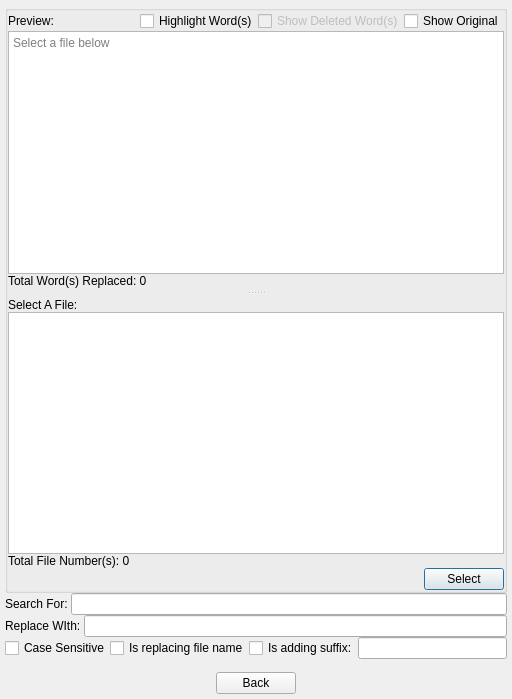
<?xml version="1.0" encoding="UTF-8"?>
<ui version="4.0">
 <class>PreviewDialog</class>
 <widget class="QDialog" name="PreviewDialog">
  <property name="geometry">
   <rect>
    <x>0</x>
    <y>0</y>
    <width>512</width>
    <height>699</height>
   </rect>
  </property>
  <property name="font">
   <font>
    <family>.AppleSystemUIFont</family>
   </font>
  </property>
  <property name="windowTitle">
   <string>Dialog</string>
  </property>
  <layout class="QVBoxLayout" name="verticalLayout_4">
   <property name="spacing">
    <number>0</number>
   </property>
   <property name="leftMargin">
    <number>5</number>
   </property>
   <property name="topMargin">
    <number>5</number>
   </property>
   <property name="rightMargin">
    <number>5</number>
   </property>
   <property name="bottomMargin">
    <number>5</number>
   </property>
   <item>
    <widget class="QGroupBox" name="previewBox">
     <property name="title">
      <string/>
     </property>
     <layout class="QVBoxLayout" name="verticalLayout_3">
      <property name="spacing">
       <number>0</number>
      </property>
      <property name="leftMargin">
       <number>0</number>
      </property>
      <property name="topMargin">
       <number>0</number>
      </property>
      <property name="rightMargin">
       <number>0</number>
      </property>
      <property name="bottomMargin">
       <number>0</number>
      </property>
      <item>
       <widget class="QSplitter" name="splitter">
        <property name="orientation">
         <enum>Qt::Orientation::Vertical</enum>
        </property>
        <property name="handleWidth">
         <number>10</number>
        </property>
        <widget class="QWidget" name="layoutWidget">
         <layout class="QVBoxLayout" name="previewLayout">
          <property name="spacing">
           <number>0</number>
          </property>
          <item>
           <layout class="QHBoxLayout" name="wordsHighlight">
            <item>
             <widget class="QLabel" name="previewLabel">
              <property name="text">
               <string>Preview:</string>
              </property>
             </widget>
            </item>
            <item>
             <spacer name="previewSpacer">
              <property name="orientation">
               <enum>Qt::Orientation::Horizontal</enum>
              </property>
              <property name="sizeHint" stdset="0">
               <size>
                <width>40</width>
                <height>20</height>
               </size>
              </property>
             </spacer>
            </item>
            <item>
             <widget class="QCheckBox" name="isHighlightingWord">
              <property name="text">
               <string>Highlight Word(s)</string>
              </property>
             </widget>
            </item>
            <item>
             <widget class="QCheckBox" name="isShowingDeletedWord">
              <property name="enabled">
               <bool>false</bool>
              </property>
              <property name="text">
               <string>Show Deleted Word(s)</string>
              </property>
              <property name="checked">
               <bool>false</bool>
              </property>
             </widget>
            </item>
            <item>
             <widget class="QCheckBox" name="isShowOriginal">
              <property name="text">
               <string>Show Original</string>
              </property>
             </widget>
            </item>
           </layout>
          </item>
          <item>
           <widget class="QTextEdit" name="previewWindow">
            <property name="enabled">
             <bool>true</bool>
            </property>
            <property name="readOnly">
             <bool>true</bool>
            </property>
            <property name="html">
             <string>&lt;!DOCTYPE HTML PUBLIC &quot;-//W3C//DTD HTML 4.0//EN&quot; &quot;http://www.w3.org/TR/REC-html40/strict.dtd&quot;&gt;
&lt;html&gt;&lt;head&gt;&lt;meta name=&quot;qrichtext&quot; content=&quot;1&quot; /&gt;&lt;meta charset=&quot;utf-8&quot; /&gt;&lt;style type=&quot;text/css&quot;&gt;
p, li { white-space: pre-wrap; }
hr { height: 1px; border-width: 0; }
li.unchecked::marker { content: &quot;\2610&quot;; }
li.checked::marker { content: &quot;\2612&quot;; }
&lt;/style&gt;&lt;/head&gt;&lt;body style=&quot; font-family:'.AppleSystemUIFont'; font-size:13pt; font-weight:400; font-style:normal;&quot;&gt;
&lt;p style=&quot;-qt-paragraph-type:empty; margin-top:0px; margin-bottom:0px; margin-left:0px; margin-right:0px; -qt-block-indent:0; text-indent:0px;&quot;&gt;&lt;br /&gt;&lt;/p&gt;&lt;/body&gt;&lt;/html&gt;</string>
            </property>
            <property name="placeholderText">
             <string>Select a file below</string>
            </property>
           </widget>
          </item>
          <item>
           <widget class="QLabel" name="wordReplaceCount">
            <property name="text">
             <string>Total Word(s) Replaced: 0</string>
            </property>
           </widget>
          </item>
         </layout>
        </widget>
        <widget class="QWidget" name="layoutWidget">
         <layout class="QVBoxLayout" name="selectLayout">
          <property name="spacing">
           <number>0</number>
          </property>
          <item>
           <widget class="QLabel" name="selectFileLabel">
            <property name="text">
             <string>Select A File:</string>
            </property>
           </widget>
          </item>
          <item>
           <widget class="QListWidget" name="fileSelect"/>
          </item>
          <item>
           <widget class="QLabel" name="fileCountLabel">
            <property name="text">
             <string>Total File Number(s): 0</string>
            </property>
           </widget>
          </item>
         </layout>
        </widget>
       </widget>
      </item>
      <item>
       <layout class="QHBoxLayout" name="selectBtn">
        <item>
         <spacer name="selectSpacer">
          <property name="orientation">
           <enum>Qt::Orientation::Horizontal</enum>
          </property>
          <property name="sizeHint" stdset="0">
           <size>
            <width>40</width>
            <height>20</height>
           </size>
          </property>
         </spacer>
        </item>
        <item>
         <widget class="QPushButton" name="selectButton">
          <property name="text">
           <string>Select</string>
          </property>
         </widget>
        </item>
       </layout>
      </item>
     </layout>
    </widget>
   </item>
   <item>
    <layout class="QVBoxLayout" name="settings">
     <item>
      <layout class="QHBoxLayout" name="searchFor">
       <item>
        <widget class="QLabel" name="searchLabel">
         <property name="text">
          <string>Search For: </string>
         </property>
        </widget>
       </item>
       <item>
        <widget class="QLineEdit" name="searchLine">
         <property name="readOnly">
          <bool>true</bool>
         </property>
        </widget>
       </item>
      </layout>
     </item>
     <item>
      <layout class="QHBoxLayout" name="replaceWith">
       <item>
        <widget class="QLabel" name="replaceLabel">
         <property name="text">
          <string>Replace WIth: </string>
         </property>
        </widget>
       </item>
       <item>
        <widget class="QLineEdit" name="replaceLine">
         <property name="readOnly">
          <bool>true</bool>
         </property>
        </widget>
       </item>
      </layout>
     </item>
     <item>
      <layout class="QHBoxLayout" name="checkBoxes">
       <item>
        <widget class="QCheckBox" name="isCaseSensitive">
         <property name="text">
          <string>Case Sensitive</string>
         </property>
         <property name="checkable">
          <bool>true</bool>
         </property>
        </widget>
       </item>
       <item>
        <widget class="QCheckBox" name="isReplacingFileName">
         <property name="text">
          <string>Is replacing file name</string>
         </property>
         <property name="checkable">
          <bool>true</bool>
         </property>
        </widget>
       </item>
       <item>
        <widget class="QCheckBox" name="isAddingSuffix">
         <property name="text">
          <string>Is adding suffix:</string>
         </property>
         <property name="checkable">
          <bool>true</bool>
         </property>
        </widget>
       </item>
       <item>
        <widget class="QLineEdit" name="suffixLine">
         <property name="readOnly">
          <bool>true</bool>
         </property>
        </widget>
       </item>
      </layout>
     </item>
    </layout>
   </item>
   <item>
    <spacer name="bottomSpacer">
     <property name="orientation">
      <enum>Qt::Orientation::Vertical</enum>
     </property>
     <property name="sizeType">
      <enum>QSizePolicy::Policy::Fixed</enum>
     </property>
     <property name="sizeHint" stdset="0">
      <size>
       <width>20</width>
       <height>13</height>
      </size>
     </property>
    </spacer>
   </item>
   <item>
    <layout class="QHBoxLayout" name="backLayout">
     <item>
      <spacer name="backLeftSpacer">
       <property name="orientation">
        <enum>Qt::Orientation::Horizontal</enum>
       </property>
       <property name="sizeHint" stdset="0">
        <size>
         <width>40</width>
         <height>20</height>
        </size>
       </property>
      </spacer>
     </item>
     <item>
      <widget class="QPushButton" name="backButton">
       <property name="text">
        <string>Back</string>
       </property>
      </widget>
     </item>
     <item>
      <spacer name="backRightSpacer">
       <property name="orientation">
        <enum>Qt::Orientation::Horizontal</enum>
       </property>
       <property name="sizeHint" stdset="0">
        <size>
         <width>40</width>
         <height>20</height>
        </size>
       </property>
      </spacer>
     </item>
    </layout>
   </item>
  </layout>
 </widget>
 <resources/>
 <connections/>
</ui>
